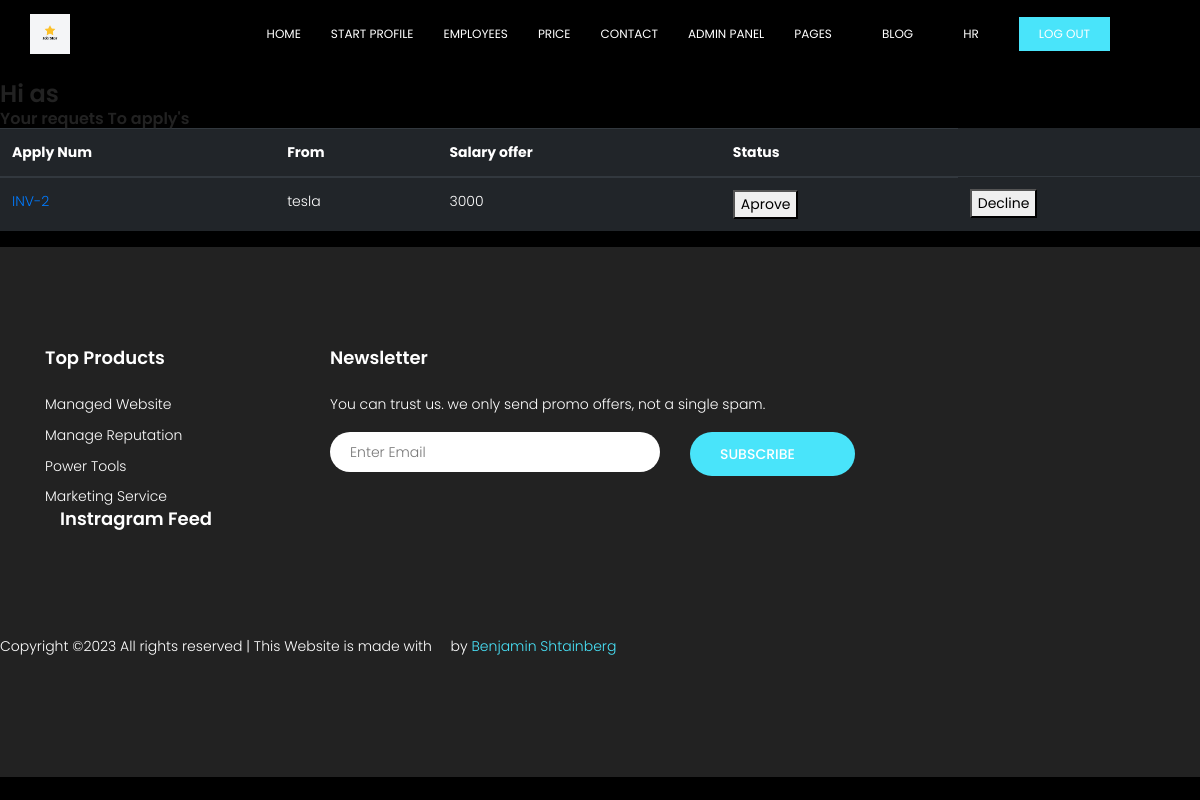
The app's page /admin-panel (signed in), older data.
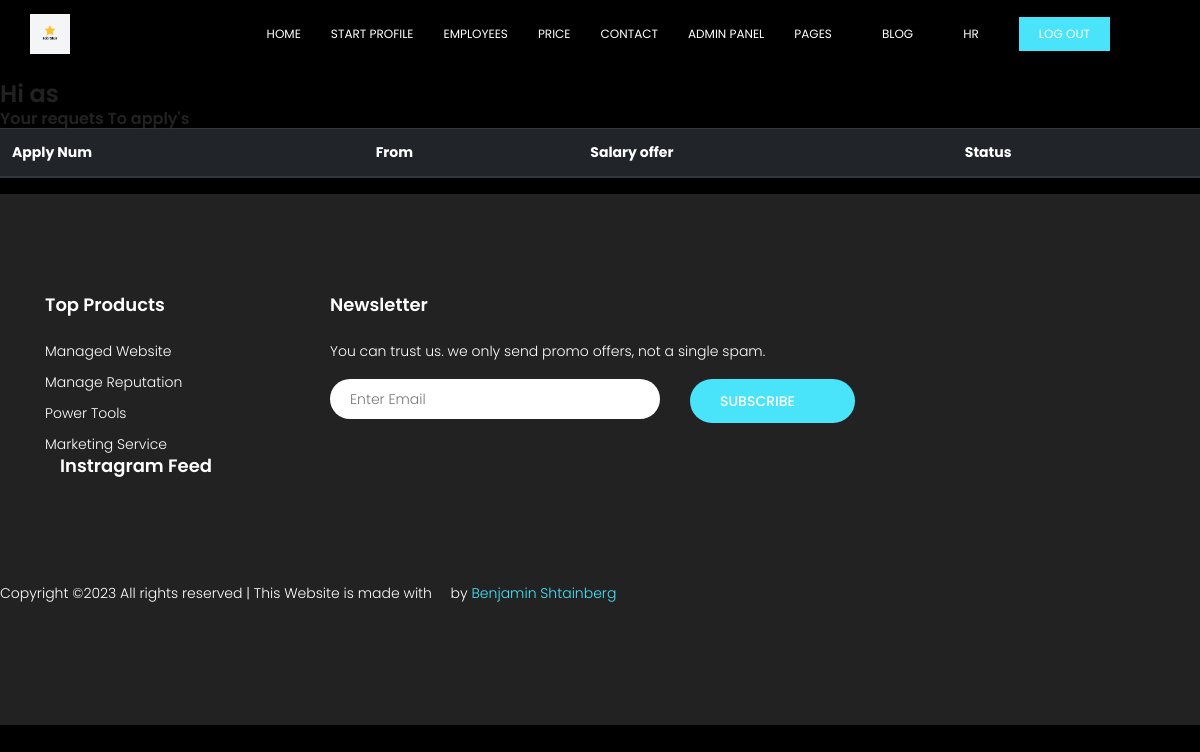
The same page, newer data.
### jobs_app/models.py (models this page shows)
class Apply(models.Model):
    sender = models.ForeignKey(User,on_delete=models.CASCADE,related_name='sender')
    company = models.CharField(max_length=255)
    receiver = models.ForeignKey(User,on_delete=models.CASCADE,related_name='receiver')
    salary = models.IntegerField()
    message = models.TextField(blank=True)
    confirm = models.BooleanField(default=False)
    class Meta:
        verbose_name_plural = 'A12. Apply`s'

### jobs_app/views.py (the view)
# urls.py: path('admin-panel',views.admin_panel,name='admin_panel'),
def admin_panel(request):
    data = Apply.objects.filter(receiver=request.user)
    if request.method == 'POST':
        apply_id = request.POST['id']
        apply_update = Apply.objects.get(id=apply_id)
        apply_update.confirm = True
        apply_update.save()
    return render(request, 'admin_panel.html',{'data':data})

### jobs_project/templates/admin_panel.html (shortened to what this page needs)
{% extends 'base.html' %}
{% block content %}
<!DOCTYPE html>
<html lang="en">
<head>
</head>
<body style="background-color: black; margin-top: 80px;">
  <h3>Hi {{user.username}}</h3>
  <h5>Your requets To apply's</h5>
    <table class="table table-dark">
        <thead>
          <tr>
            <th scope="col">Apply Num</th>
            <th scope="col">From</th>
            <th scope="col">Salary offer</th>
            <th scope="col">Status</th>
          </tr>
        </thead>
        <tbody>
          {% for d in data %}
          <tr>
            <td><a href="/admin-panel/requests/{{d.id}}">INV-{{d.id}}</a></td>
            <td>{{d.company}}</td>
            <td>{{d.salary}}</td>
            {% if d.confirm == False %}
            <form action="/admin-panel" method="post">
                <td><button type="submit">Aprove</button></td>
            </form>
            <form action="/admin-panel/delete-apply" method="delete">
                <td><button type="submit">Decline</button></td>
            </form>
            {% else %}
            <td>Wait for call from the company</td>
            {% endif %}
          </tr>
          {% endfor %}
        </tbody>
      </table>
</body>
</html>
{% endblock %}

Row changes from the older to the newer data that the page shows:
removed Apply: id "2", company "tesla", salary "3000"
